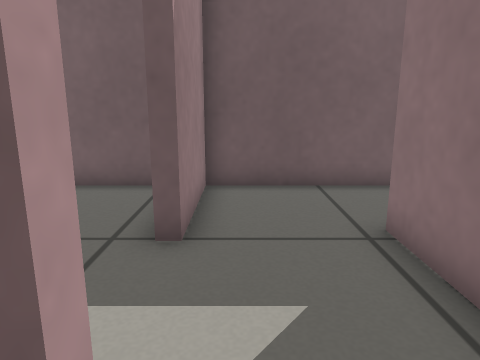
[1] (above)

13 first-person views from a walk through a robot-simulator world made for Gazebo. The camera is 0.5 m above the floor, tilts 12° down and sees 70° across. The floor is counted in squares, 0.25 m on a side. Each view is taken from the middle of a square. On the plan, view 1 faces up. The plan holds only what a view shows up to about 18 squares ahead; the rest is blank.

[2]
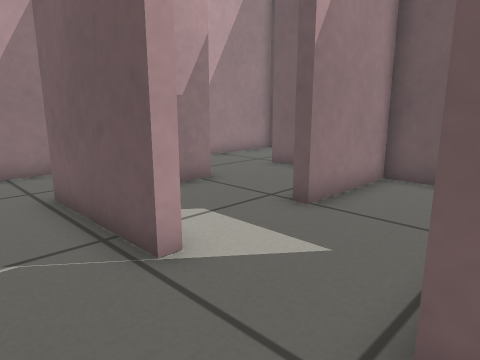

[3]
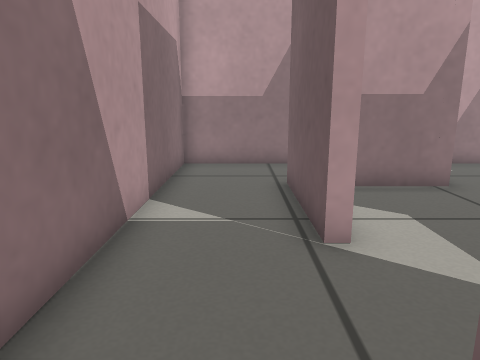

[4]
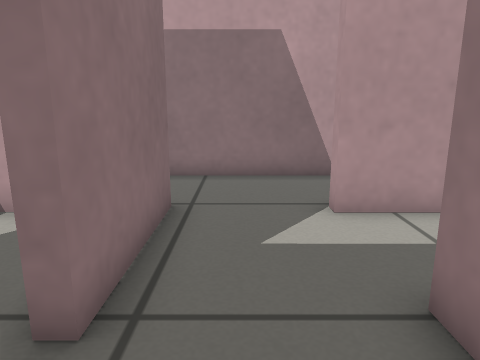

[5]
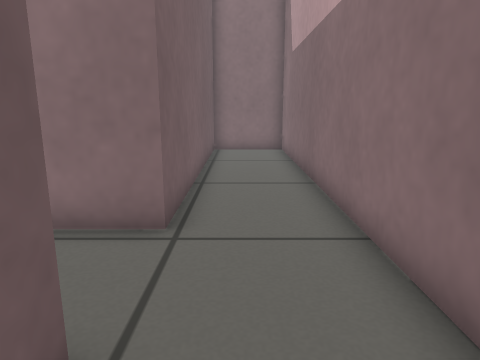

[6]
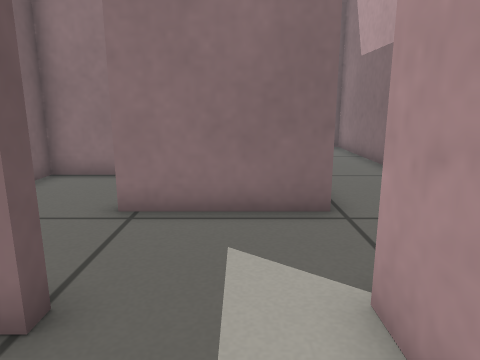

[7]
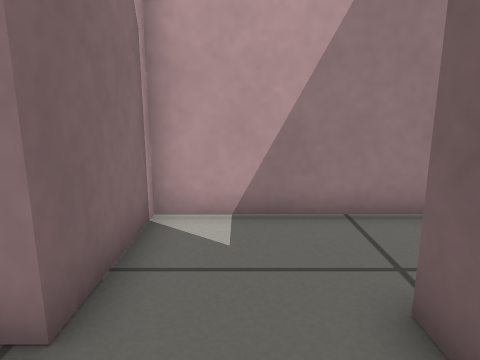

[8]
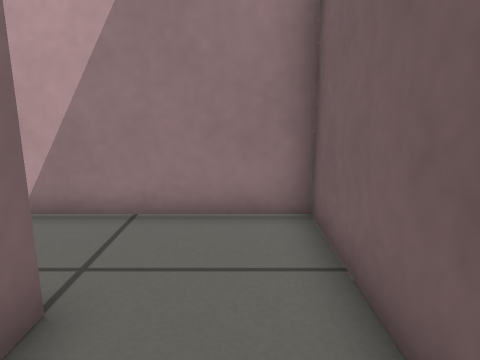

[9]
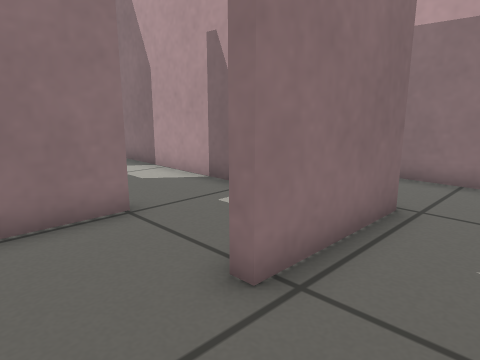

[10]
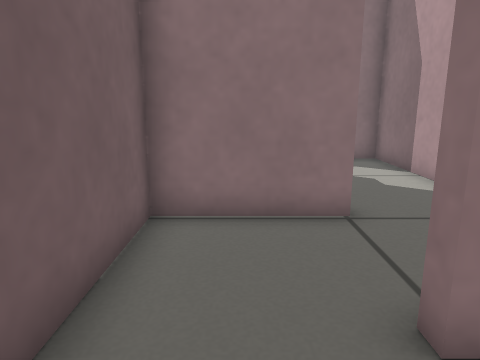

[11]
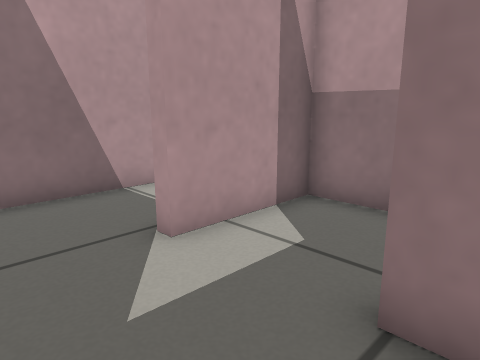

[12]
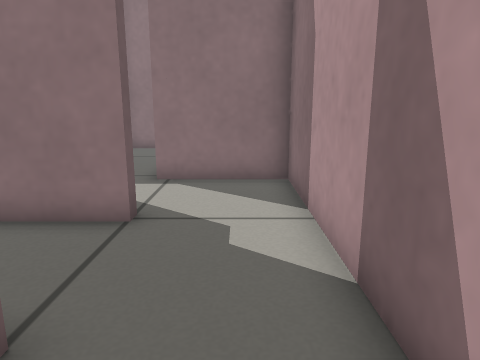

[13]
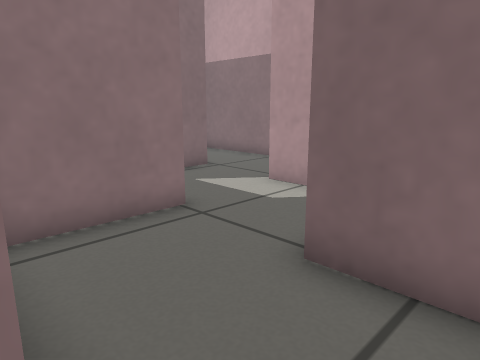

### Floor plan
Points are (right, up) in squares from view 1. A wall is a line through its corners. A room is listed if a view was taken in it or the views show most of it. See-through windows are left out.
Room 1 (views 1, 2, 3, 5)
walls: (-0.9, 1.6) (-0.9, 1.3) (-5, 1.3); (-0.9, 4.9) (-1.3, 4.9); (-8.2, 2.2) (-8.2, -2) (13.5, -2) (13.5, 1.3) (2.4, 1.3) (2.4, 5.4)
ways out: opening at (0.5, 5) to room 2; opening at (-1, 3.5) to room 3
Room 2 (views 4, 9, 10, 11)
walls: (3.6, 8.7) (-0.9, 8.7) (-0.9, 4.9)
low walls: (2.4, 5.4) (2.9, 5.4)
ways out: opening at (0.5, 5) to room 1; opening at (2.5, 7) to room 8
Room 3 (view 6)
walls: (-4.6, 5.4) (-4.6, 1.6) (-0.9, 1.6)
ways out: opening at (-1, 3.5) to room 1; opening at (-3, 5) to room 4
Room 4 (view 7)
walls: (-2.2, 8.7) (-5.1, 8.7); (-1.3, 4.9) (-1.3, 8.1)
ways out: opening at (-3, 5) to room 3; opening at (-5, 7) to room 7
Room 5 (view 8)
walls: (-3.6, 12.3) (-8.2, 12.3) (-8.2, 9.6)
low walls: (-5.1, 9.1) (-4.5, 9.1)
ways out: opening at (-6.5, 9) to room 7
Room 6 (view 12)
walls: (5.2, 1.6) (7.4, 1.6)
ways out: opening at (4.5, 5) to room 8; opening at (6.5, 3.5)
Room 7 (view 13)
walls: (-8.2, 9.6) (-8.2, 5.4) (-4.6, 5.4)
ways out: opening at (-5, 7) to room 4; opening at (-6.5, 9) to room 5
Room 8 (no view inside)
walls: (6.1, 4.9) (6.1, 8.7) (3.6, 8.7)
ways out: opening at (2.5, 7) to room 2; opening at (4.5, 5) to room 6

Positions as (right, up) in squares from view 1, and headings:
1: (0, 0), facing up
2: (3, -1), facing up-left
3: (4, 0), facing left
4: (1, 8), facing down
5: (-3, 0), facing right
6: (-4, 3), facing right
7: (-2, 7), facing left
8: (-2, 11), facing left
9: (0, 8), facing down-right
10: (0, 7), facing right
11: (2, 6), facing down-left
12: (4, 3), facing right
13: (-7, 9), facing down-right
